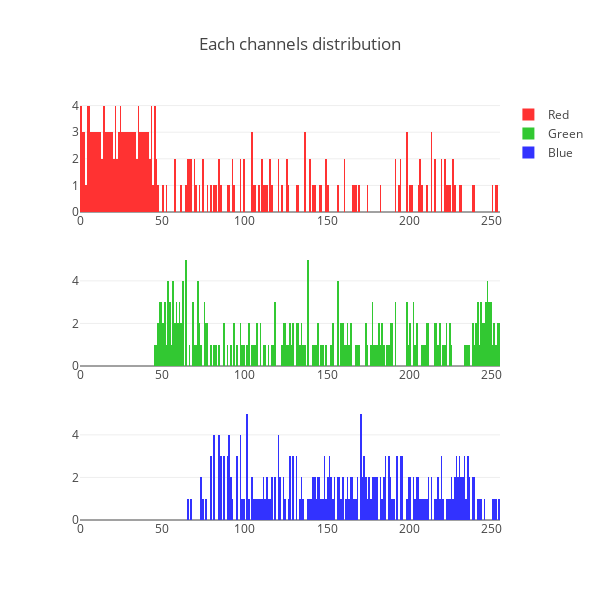

Write notebook code for a chart like this one.
### Code cell
utils_visu.plot_channels_hist(res)

### Figure 1 — Plotly figure (JSON) as saved in the notebook; plotly's stock layout.template omitted (floating-point values rounded to 4 significant figures; data arrays with more than 128 entries replaced by an {"elided": "..."} marker saying what was removed)
{"data": [{"marker": {"color": "rgb(255, 50, 50)"}, "name": "Red", "type": "histogram", "x": {"elided": "256 int values"}, "xaxis": "x1", "xbins": {"end": 255, "size": 1, "start": 0}, "yaxis": "y1"}, {"marker": {"color": "rgb(50, 200, 50)"}, "name": "Green", "type": "histogram", "x": {"elided": "256 int values"}, "xaxis": "x2", "xbins": {"end": 255, "size": 1, "start": 0}, "yaxis": "y2"}, {"marker": {"color": "rgb(50, 50, 255)"}, "name": "Blue", "type": "histogram", "x": {"elided": "256 int values"}, "xaxis": "x3", "xbins": {"end": 255, "size": 1, "start": 0}, "yaxis": "y3"}], "layout": {"height": 600, "title": "Each channels distribution", "width": 600, "xaxis1": {"anchor": "y1", "domain": [0, 1], "range": [0, 255]}, "xaxis2": {"anchor": "y2", "domain": [0, 1], "range": [0, 255]}, "xaxis3": {"anchor": "y3", "domain": [0, 1], "range": [0, 255]}, "yaxis1": {"anchor": "x1", "domain": [0.7333, 1]}, "yaxis2": {"anchor": "x2", "domain": [0.3667, 0.6333]}, "yaxis3": {"anchor": "x3", "domain": [0, 0.2667]}}}
